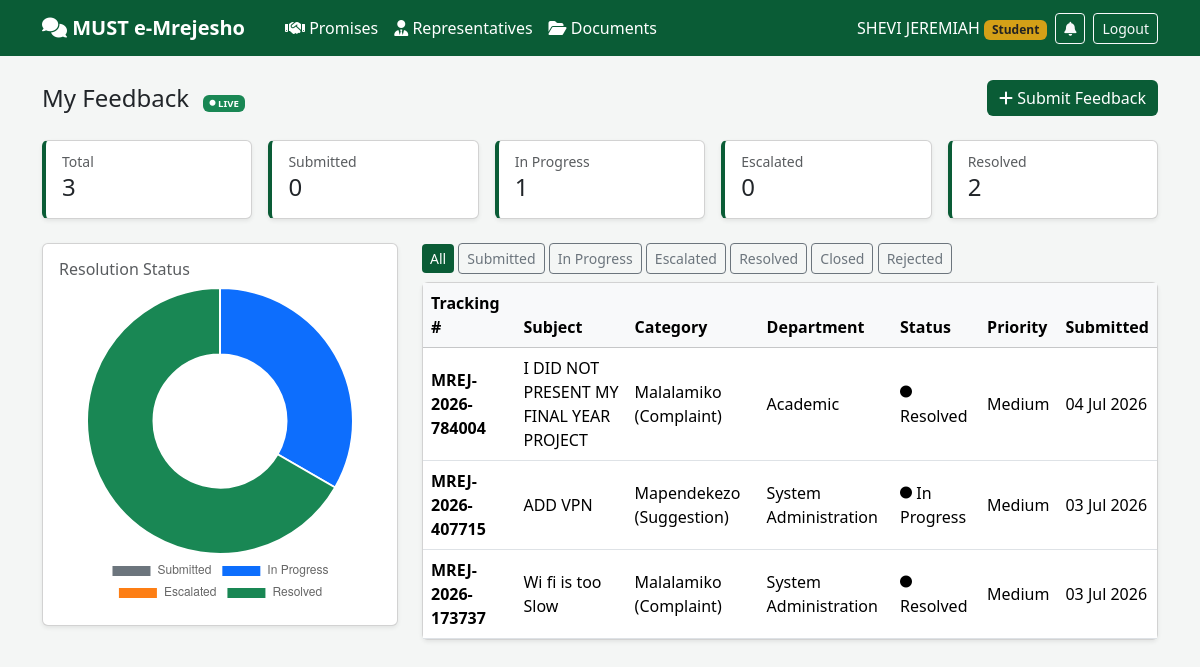
/feedback/ (signed in), run on an earlier commit of the app's database.
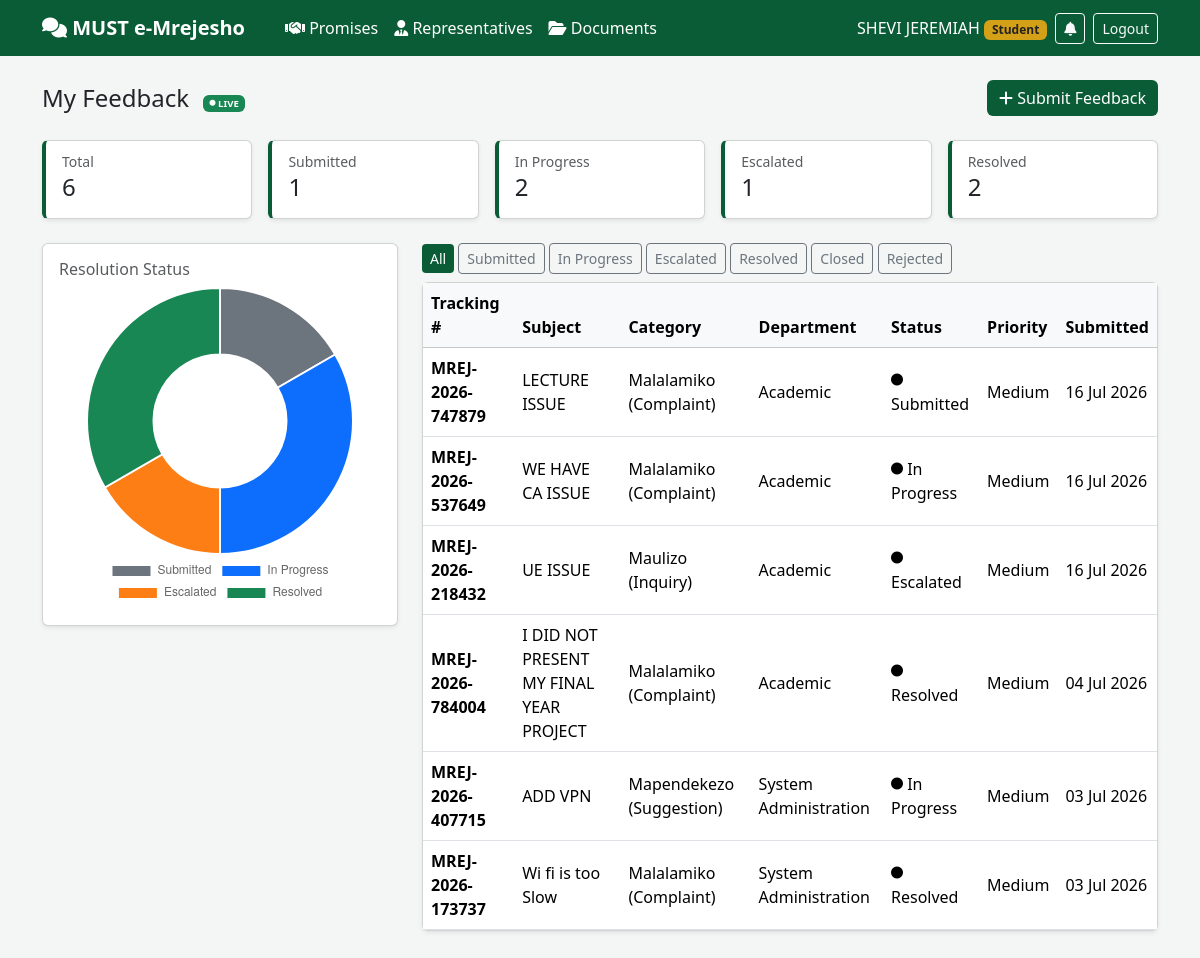
And on a later commit of the database.
### feedback/models.py (models this page shows, shortened)
class Feedback(models.Model):
    class Category(models.TextChoices):
        COMPLAINT = "COMPLAINT", "Malalamiko (Complaint)"
        SUGGESTION = "SUGGESTION", "Mapendekezo (Suggestion)"
        INQUIRY = "INQUIRY", "Maulizo (Inquiry)"
        COMPLIMENT = "COMPLIMENT", "Pongezi (Compliment)"
    class Status(models.TextChoices):
        SUBMITTED = "SUBMITTED", "Submitted"
        IN_PROGRESS = "IN_PROGRESS", "In Progress"
        ESCALATED = "ESCALATED", "Escalated"
        RESOLVED = "RESOLVED", "Resolved"
        CLOSED = "CLOSED", "Closed"
        REJECTED = "REJECTED", "Rejected"
    class Priority(models.TextChoices):
        LOW = "LOW", "Low"
        MEDIUM = "MEDIUM", "Medium"
        HIGH = "HIGH", "High"
        CRITICAL = "CRITICAL", "Critical"
    class EscalationLevel(models.IntegerChoices):
        REPRESENTATIVE = 1, "Representative"
        ADMIN = 2, "Admin"
    id = models.UUIDField(primary_key=True, default=uuid.uuid4, editable=False)
    tracking_number = models.CharField(
        max_length=20, unique=True, default=generate_tracking_number, editable=False
    )
    submitted_by = models.ForeignKey(
        settings.AUTH_USER_MODEL, on_delete=models.CASCADE, related_name="submitted_feedback"
    )
    department = models.ForeignKey(
        "departments.Department", on_delete=models.PROTECT, related_name="feedback_items"
    )
    category = models.CharField(max_length=20, choices=Category.choices)
    subject = models.CharField(max_length=200)
    description = models.TextField()
    attachment = models.FileField(upload_to="feedback_attachments/%Y/%m/", blank=True, null=True)
    status = models.CharField(max_length=20, choices=Status.choices, default=Status.SUBMITTED)
    priority = models.CharField(max_length=10, choices=Priority.choices, default=Priority.MEDIUM)
    escalation_level = models.PositiveSmallIntegerField(
        choices=EscalationLevel.choices, default=EscalationLevel.REPRESENTATIVE
    )
    assigned_to = models.ForeignKey(
        settings.AUTH_USER_MODEL, null=True, blank=True, on_delete=models.SET_NULL,
        related_name="assigned_feedback"
    )
    is_anonymous = models.BooleanField(default=False)
    created_at = models.DateTimeField(auto_now_add=True)
    updated_at = models.DateTimeField(auto_now=True)
    resolved_at = models.DateTimeField(null=True, blank=True)
    due_at = models.DateTimeField(
        null=True, blank=True, help_text="SLA deadline before auto-escalation is due"
    )
    class Meta:
        ordering = ["-created_at"]

### departments/models.py (models this page shows, shortened)
class Department(models.Model):
    id = models.UUIDField(primary_key=True, default=uuid.uuid4, editable=False)
    name = models.CharField(max_length=150, unique=True)
    code = models.CharField(max_length=15, unique=True, help_text="Short code e.g. ICT, HOSTEL, ACAD")
    description = models.TextField(blank=True)
    is_active = models.BooleanField(default=True)
    created_at = models.DateTimeField(auto_now_add=True)
    class Meta:
        ordering = ["name"]

### feedback/views.py (the view)
# urls.py: path("", views.dashboard, name="dashboard"),
@login_required
def dashboard(request):
    queryset = _queryset_for_user(request.user)
    status_filter = request.GET.get("status")
    if status_filter:
        queryset = queryset.filter(status=status_filter)
    context = {
        "feedback_list": queryset.select_related("department", "submitted_by")[:100],
        "status_choices": Feedback.Status.choices,
        "active_status": status_filter,
        "counts": _counts_for(queryset),
    }
    return render(request, "feedback/dashboard.html", context)

### feedback/views.py (called while the page is built, shortened)
def _queryset_for_user(user):
    if user.role == User.Role.STUDENT:
        return Feedback.objects.filter(submitted_by=user)

def _counts_for(queryset):
    return {
        "total": queryset.count(),
        "submitted": queryset.filter(status=Feedback.Status.SUBMITTED).count(),
        "in_progress": queryset.filter(status=Feedback.Status.IN_PROGRESS).count(),
        "escalated": queryset.filter(status=Feedback.Status.ESCALATED).count(),
        "resolved": queryset.filter(status=Feedback.Status.RESOLVED).count(),
        "closed": queryset.filter(status=Feedback.Status.CLOSED).count(),
    }

### templates/feedback/dashboard.html (shortened to what this page needs)
{% extends "base.html" %}
{% block content %}
<div class="d-flex justify-content-between align-items-center mb-4">
    <h4 class="mb-0">
        {% if user.role == "STUDENT" %}My Feedback{% else %}Feedback Inbox — {{ user.get_role_display }}{% endif %}
        <span id="live-indicator" class="badge bg-success ms-2" style="font-size:.6rem;"> LIVE</span>
    </h4>
    {% if user.role == "STUDENT" %}
    <a href="{% url 'feedback:submit' %}" class="btn btn-must"><i class="fa-solid fa-plus"></i> Submit Feedback</a>
    {% endif %}
</div>
<div class="row mb-4 g-3">
    <div class="col-6 col-lg">
        <div class="card card-stat shadow-sm"><div class="card-body py-2"><small class="text-muted">Total</small><h4 id="stat-total">{{ counts.total }}</h4></div></div>
    </div>
    <div class="col-6 col-lg">
        <div class="card card-stat shadow-sm"><div class="card-body py-2"><small class="text-muted">Submitted</small><h4 id="stat-submitted">{{ counts.submitted }}</h4></div></div>
    </div>
    <div class="col-6 col-lg">
        <div class="card card-stat shadow-sm"><div class="card-body py-2"><small class="text-muted">In Progress</small><h4 id="stat-in_progress">{{ counts.in_progress }}</h4></div></div>
    </div>
    <div class="col-6 col-lg">
        <div class="card card-stat shadow-sm"><div class="card-body py-2"><small class="text-muted">Escalated</small><h4 id="stat-escalated">{{ counts.escalated }}</h4></div></div>
    </div>
    <div class="col-6 col-lg">
        <div class="card card-stat shadow-sm"><div class="card-body py-2"><small class="text-muted">Resolved</small><h4 id="stat-resolved">{{ counts.resolved }}</h4></div></div>
    </div>
</div>
<div class="row mb-4">
    <div class="col-md-4">
        <div class="card shadow-sm">
            <div class="card-body">
                <h6 class="text-muted">Resolution Status</h6>
                <canvas id="statusChart" height="220"></canvas>
            </div>
        </div>
    </div>
    <div class="col-md-8">
        <div class="mb-2">
            <a href="?" class="btn btn-sm {% if not active_status %}btn-must{% else %}btn-outline-secondary{% endif %}">All</a>
            {% for value, label in status_choices %}
                <a href="?status={{ value }}" class="btn btn-sm {% if active_status == value %}btn-must{% else %}btn-outline-secondary{% endif %}">{{ label }}</a>
            {% endfor %}
        </div>
        <div class="card shadow-sm">
            <div class="table-responsive">
                <table class="table table-hover mb-0 align-middle">
                    <thead class="table-light">
                        <tr>
                            <th>Tracking #</th>
                            <th>Subject</th>
                            <th>Category</th>
                            <th>Department</th>
                            <th>Status</th>
                            <th>Priority</th>
                            <th>Submitted</th>
                        </tr>
                    </thead>
                    <tbody id="feedback-table-body">
                        {% for fb in feedback_list %}
                        <tr style="cursor:pointer" onclick="window.location='{% url 'feedback:detail' fb.pk %}'">
                            <td class="fw-semibold">{{ fb.tracking_number }}</td>
                            <td>{{ fb.subject }}</td>
                            <td>{{ fb.get_category_display }}</td>
                            <td>{{ fb.department.name }}</td>
                            <td class="status-{{ fb.status }}"><i class="fa-solid fa-circle fa-xs"></i> {{ fb.get_status_display }}</td>
                            <td>{{ fb.get_priority_display }}</td>
                            <td>{{ fb.created_at|date:"d M Y" }}</td>
                        </tr>
                        {% empty %}
                        <tr id="empty-row"><td colspan="7" class="text-center text-muted py-4">No feedback items yet.</td></tr>
                        {% endfor %}
                    </tbody>
                </table>
            </div>
        </div>
    </div>
</div>
{% endblock %}

What changed in the data, as far as the page shows it:
added Feedback: tracking_number "MREJ-2026-747879", subject "LECTURE ISSUE", category "Malalamiko (Complaint)", department.name "Academic", status "Submitted", priority "Medium", created_at "16 Jul 2026"
added Feedback: tracking_number "MREJ-2026-537649", subject "WE HAVE CA ISSUE", category "Malalamiko (Complaint)", department.name "Academic", status "In Progress", priority "Medium", created_at "16 Jul 2026"
added Feedback: tracking_number "MREJ-2026-218432", subject "UE ISSUE", category "Maulizo (Inquiry)", department.name "Academic", status "Escalated", priority "Medium", created_at "16 Jul 2026"
Also different on the page:
{{ counts.total }}: "3" → "6"
{{ counts.submitted }}: "0" → "1"
{{ counts.in_progress }}: "1" → "2"
{{ counts.escalated }}: "0" → "1"
chart data {{ counts.submitted }}: 0 → 1
chart data {{ counts.in_progress }}: 1 → 2
chart data {{ counts.escalated }}: 0 → 1
